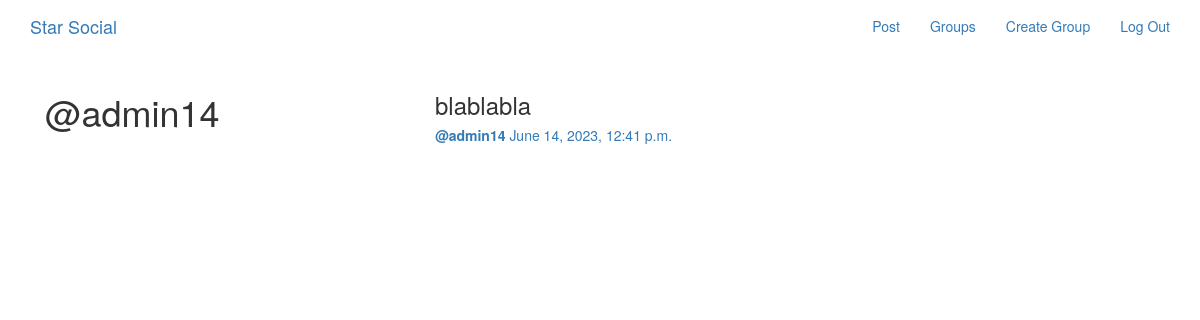
Page /posts/by/admin14/ (signed in) on the committed database.
### posts/models.py (models this page shows, shortened)
class Post(models.Model):
    user = models.ForeignKey(User, related_name='posts', on_delete=models.CASCADE)
    created_at = models.DateTimeField(auto_now=True)
    message = models.TextField()
    message_html = models.TextField(editable=False)
    group = models.ForeignKey(Group, related_name='posts', null=True, blank=True, on_delete=models.CASCADE)
    class Meta:
        ordering = ['-created_at']
        unique_together = ['user', 'message']

### posts/views.py (the view)
# urls.py: path('by/<username>/', views.UserPosts.as_view(), name='for_user'),
class UserPosts(generic.ListView):
    model = models.Post
    template_name = 'posts/user_post_list.html'
    def get_queryset(self):
        try:
            self.post_user = User.objects.prefetch_related('posts').get(username__iexact=self.kwargs.get('username'))
        except User.DoesNotExist:
            raise Http404
        else:
            return self.post_user.posts.all()
    def get_context_data(self, **kwargs):
        context = super().get_context_data(**kwargs)
        context['post_user'] = self.post_user
        return context

### posts/templates/posts/user_post_list.html
{% extends 'posts/post_base.html' %}
{% block prepost %}
    <div class="col-md-4">
        <h1>@{{post_user.username}}</h1>
    </div>
{% endblock %}
{% block post_content %}
    <div class="col-md-8">
        {% for post in post_list %}
            {% include 'posts/_post.html' %}
        {% endfor %}
    </div>
{% endblock %}

### posts/templates/posts/_post.html (shortened to what this page needs)
<div class="post media">
    <h3>{{post.message_html|safe}}</h3>
    <div class="media-body">
        <h5 class="media-heading">
            <span class="username">
                <a href="{% url 'posts:for_user' username=post.user.username %}"><strong>@{{post.user.username}}</strong></a>
            </span>
            <time class="time">
                <a href="{% url 'posts:single' username=post.user.username pk=post.pk %}">
                    {{post.created_at}}
                </a>
            </time>
        </h5>
    </div>
</div>

### rows in the picture
Post: message_html "blablabla", user.username "admin14", created_at "June 14, 2023, 12:41 p.m."

### other values in the picture
{{ post_user.username }} "admin14"
